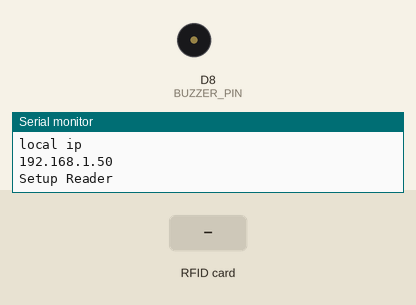
A sketch run on a simulated ESP8266 (NodeMCU). On the bench: buzzer (waves = sounding), the last lines printed to the serial monitor. Inputs (shaded band) come from the test bench. WiFi joins after 1.5 s; servers stay silent unless stated; uploads are accepted with an empty reply; storage starts empty.

Above: at 2.7 s.
2.8 s: RFID card 5E 7A 19 C4 held to the reader
At 3.16 s:
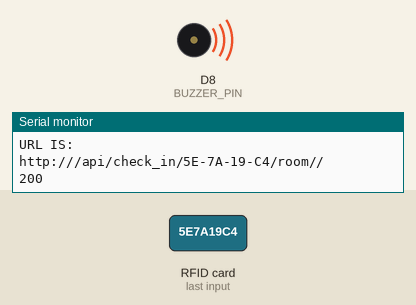
Timing chart, 0 to 5.8 s (numbered marks = the images above; inputs shaded):
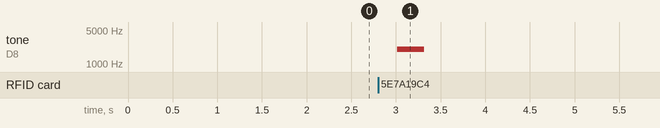

The sketch:

NodeMCU.ino
```cpp
#include <FS.h>                   //this needs to be first, or it all crashes and burns...

#include <ESP8266WiFi.h>          //https://github.com/esp8266/Arduino

//needed for library

#include <ArduinoJson.h>          //https://github.com/bblanchon/ArduinoJson
#include "Helpers.h"

//define your default values here, if there are different values in config.json, they are overwritten.
char room_name[128];
char server_ip[128];

// Create MFRC522 instance.
MFRC522 reader(SS_PIN, RST_PIN); //Pins declared in Helpers.h
String card_uid = "";

void setup() {
  // put your setup code here, to run once:
  Serial.begin(115200);
  Serial.println();

  SetupWifiManager(room_name, server_ip);
  SetupRFIDReader(&reader);
}

void loop() {

  if(ReadRFIDCard(&reader, &card_uid)){
    Serial.println(card_uid);
    Serial.println(room_name);
    Serial.println(server_ip);

    UrlBuilder(server_ip, room_name, &card_uid);

    int responceCode = SendPostTo(UrlBuilder(server_ip, room_name, &card_uid));

    if(responceCode == 200 || responceCode == 201){
      ActivateBuzzer(1);//good
    }else {
      ActivateBuzzer(0);//bad
    }
    Serial.println(responceCode);
  }

  Buzz();

}
```

Helpers.h
```cpp
#pragma once

#include <ESP8266WiFi.h>          //https://github.com/esp8266/Arduino

#include <DNSServer.h>
#include <ESP8266WebServer.h>
#include <WiFiManager.h>          //https://github.com/tzapu/WiFiManager

#include <ArduinoJson.h>          //https://github.com/bblanchon/ArduinoJson //Using version 5.x
#include <SoftwareSerial.h>

//flag for saving data
bool shouldSaveConfig = false;
String ConfigCardID = "C5-C5-CF-65";


//callback notifying us of the need to save config
void saveConfigCallback () {
  Serial.println("Should save config");
  shouldSaveConfig = true;
}

void SetupWifiManager(char* room_name, char* server_url){
  //clean FS, for testing
  //SPIFFS.format();

  //read configuration from FS json
  Serial.println("mounting FS...");

  if (SPIFFS.begin()) {
    Serial.println("mounted file system");
    FSInfo fs_info;
    SPIFFS.info(fs_info);
    Serial.println(fs_info.totalBytes);
    if (SPIFFS.exists("/config.json")) {
      //file exists, reading and loading
      Serial.println("reading config file");
      File configFile = SPIFFS.open("/config.json", "r");
      if (configFile) {
        Serial.println("opened config file");
        size_t size = configFile.size();
        // Allocate a buffer to store contents of the file.
        Serial.println(String("File size: %d") + String(size));
        std::unique_ptr<char[]> buf(new char[size]);

        configFile.readBytes(buf.get(), size);
        DynamicJsonBuffer jsonBuffer;
        JsonObject& json = jsonBuffer.parseObject(buf.get());
        json.printTo(Serial);
        if (json.success()) {
          Serial.println("\nparsed json");

          strcpy(room_name, json["room_name"]);
          strcpy(server_url, json["server_url"]);

          json.prettyPrintTo(Serial);
        } else {
          Serial.println("failed to load json config");
        }
        configFile.close();
      }
    }
  } else {
    Serial.println("failed to mount FS");
  }
  //end read


  // The extra parameters to be configured (can be either global or just in the setup)
  // After connecting, parameter.getValue() will get you the configured value
  // id/name placeholder/prompt default length
  WiFiManagerParameter room_name_param("room_name", "Room Name", room_name, 128);
  WiFiManagerParameter server_url_param("server_url", "Server Url", server_url, 128);

  //WiFiManager
  //Local intialization. Once its business is done, there is no need to keep it around
  WiFiManager wifiManager;

  //set config save notify callback
  wifiManager.setSaveConfigCallback(saveConfigCallback);

  //add all your parameters here
  wifiManager.addParameter(&room_name_param);
  wifiManager.addParameter(&server_url_param);

  //reset settings - for testing
  //wifiManager.resetSettings();

  //sets timeout until configuration portal gets turned off
  //useful to make it all retry or go to sleep
  //in seconds
  //wifiManager.setTimeout(120);

  //fetches ssid and pass and tries to connect
  //if it does not connect it starts an access point with the specified name and default password
  //and goes into a blocking loop awaiting configuration
  if (!wifiManager.autoConnect("AccessWolfPrototype", "administrator")) {
    Serial.println("failed to connect and hit timeout");
    delay(3000);
    //reset and try again, or maybe put it to deep sleep
    ESP.reset();
    delay(5000);
  }

  //if you get here you have connected to the WiFi
  Serial.println("connected...yeey :)");

  //read updated parameters
  strcpy(room_name, room_name_param.getValue());
  strcpy(server_url, server_url_param.getValue());

  //save the custom parameters to FS
  if (shouldSaveConfig) {
    Serial.println("saving config");
    DynamicJsonBuffer jsonBuffer;
    JsonObject& json = jsonBuffer.createObject();
    json["room_name"] = room_name;
    json["server_url"] = server_url;

    File configFile = SPIFFS.open("/config.json", "w");
    if (!configFile) {
      Serial.println("failed to open config file for writing");
    }

    Serial.println("Got following data, attepting to save to fs:");
    json.printTo(Serial);
    json.printTo(configFile);
    configFile.close();
    //end save
  }

  Serial.println("local ip");
  Serial.println(WiFi.localIP());
}

#define SS_PIN 4  //D2
#define RST_PIN 5 //D1

#include <SPI.h>
#include <MFRC522.h>

int ReaderTimeOutUntil;
bool CanRead;

int SetupRFIDReader(MFRC522* reader){
  Serial.println("Setup Reader");
  SPI.begin();      // Initiate  SPI bus
  reader->PCD_Init();   // Initiate MFRC522
  return 0;
}

bool ReadRFIDCard(MFRC522* reader, String* card_id){
  if ( ! reader->PICC_IsNewCardPresent())
  {
    return false;
  }
  // Select one of the cards
  if ( ! reader->PICC_ReadCardSerial())
  {
    return false;
  }

  if(!CanRead){
    if(ReaderTimeOutUntil < millis()){
      CanRead = true;
    }else {
      return false;
    }
  }

  //Show UID on serial monitor
  Serial.println();
  Serial.print(" UID tag :");
  *card_id = "";
  byte letter;
  for (byte i = 0; i < reader->uid.size; i++)
  {
     //Serial.print(mfrc522.uid.uidByte[i] < 0x10 ? " 0" : " ");
     //Serial.print(mfrc522.uid.uidByte[i], HEX);
     card_id->concat(String(reader->uid.uidByte[i] < 0x10 ? " 0" : "-"));
     card_id->concat(String(reader->uid.uidByte[i], HEX));
  }
  card_id->remove(0, 1);
  card_id->toUpperCase();

  if(*card_id == ConfigCardID){
    WiFi.disconnect();//erases ssid and password and forces config mode.
    ESP.reset();
    delay(1000);
  }

  CanRead = false;
  ReaderTimeOutUntil = millis() + 1500;

  return true;
}

#define BUZZER_PIN D8

bool isBuzzing = false;
int BuzzUntil = 0;

void StartBuzzing(int frequency){
  isBuzzing = true;
  tone(BUZZER_PIN, frequency);
}

void StopBuzzing(){
  isBuzzing = false;
  noTone(BUZZER_PIN);
}

void Buzz(){
  if(isBuzzing){
    if(BuzzUntil < millis()){
      StopBuzzing();
    }
  }
}

void ActivateBuzzer(int code){
  if(code == 0){
    if(!isBuzzing){
      BuzzUntil = millis() + 1000; //Buz for 1 second
      StartBuzzing(800);
    }
  } else if(code == 1){
    if(!isBuzzing){
      BuzzUntil = millis() + 300; //Buz for 1 second
      StartBuzzing(2000);
    }
  }
}


String UrlBuilder(char* server_ip, char* room_name, String* card_uid){
  String URL = "";
  URL.concat(String("http://"));
  URL.concat(String(server_ip));
  URL.concat(String("/api/check_in/"));
  URL += *card_uid;
  URL.concat(String("/room/"));
  URL.concat(String(room_name));
  URL.concat(String("/"));
  Serial.println("URL IS:");
  Serial.println(URL);
  return URL;
}

#include <ESP8266HTTPClient.h>
#include <ESP8266WiFi.h>

int SendPostTo(String URL){
  HTTPClient http;    //Declare object of class HTTPClient
  http.begin(URL);

  return http.POST("");
}
```

Measured:
- after the input at 2.8 s, tone on D8 (BUZZER_PIN): silent → 2000 Hz after 0.22 s, → silent 0.30 s later
